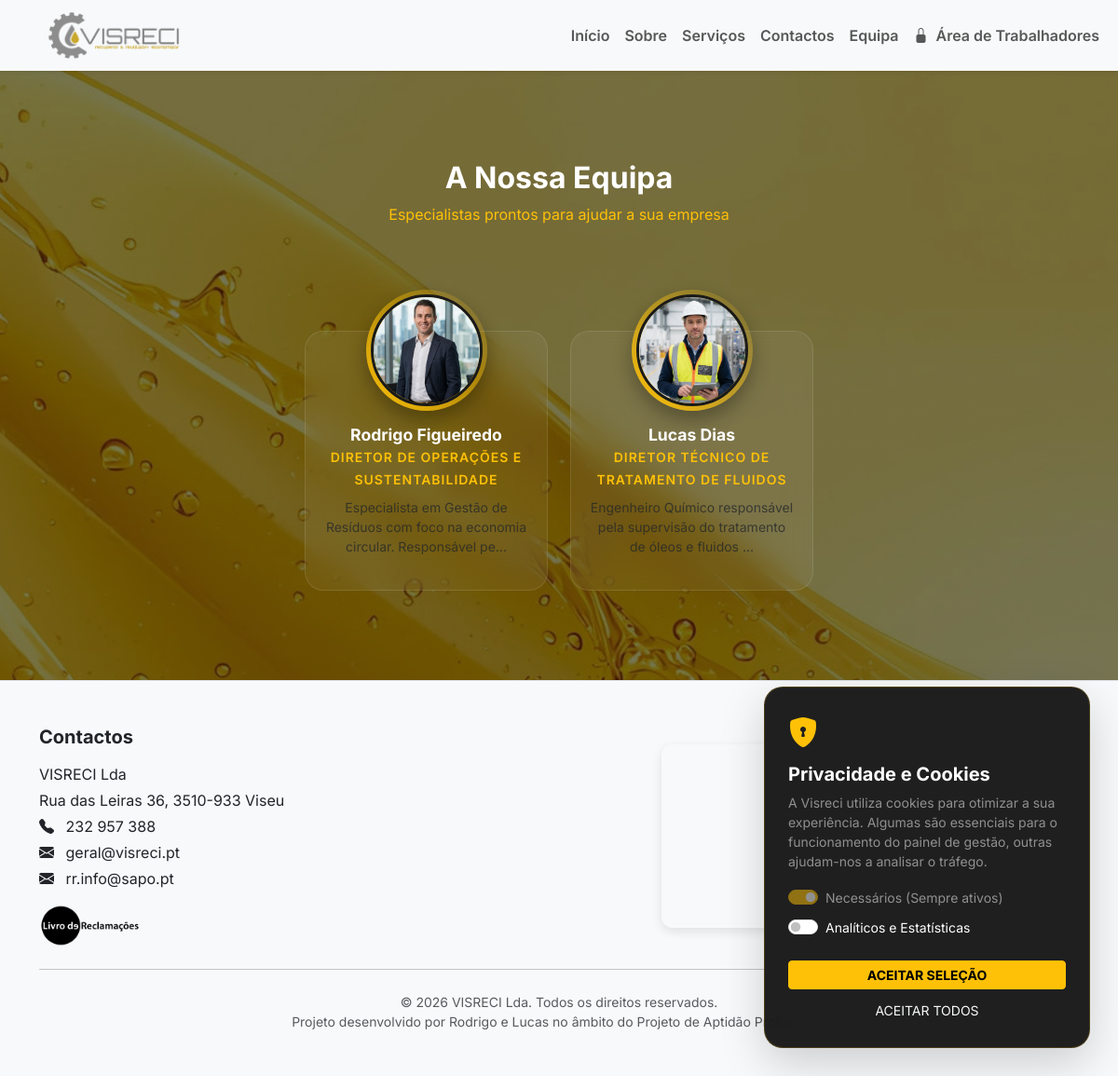
The app's page /equipa with its own data.
### tables this page shows
CREATE TABLE equipa (id INTEGER PRIMARY KEY AUTOINCREMENT, nome TEXT, cargo TEXT, descricao TEXT, foto TEXT, ativo INTEGER DEFAULT 1, cargo_en TEXT, descricao_en TEXT);

### app.py (the view)
@app.route("/equipa")
def equipa():
    conn = get_connection()
    equipa_lista = conn.execute("SELECT * FROM equipa WHERE ativo = 1 ORDER BY id ASC").fetchall()
    conn.close()
    return render_template("equipa.html", equipa=equipa_lista)

### app.py (called while the page is built)
def get_connection():
    conn = sqlite3.connect("app.db", timeout=30)
    conn.row_factory = sqlite3.Row
    return conn

@app.context_processor
def inject_translations():
    lang = session.get('lang', 'pt')
    return {
        'lang': lang,
        't': TRANSLATIONS.get(lang, TRANSLATIONS['pt'])
    }

### templates/equipa.html
{% extends "menu.html" %}
{% block content %}
<section class="py-5 mt-5">
    <div class="container">
        <div class="text-center mb-5">
            <h2 class="fw-bold text-white">A Nossa Equipa</h2>
            <p class="text-warning">Especialistas prontos para ajudar a sua empresa</p>
        </div>
        <div class="row g-4 justify-content-center">
            {% for m in equipa %}
            <div class="col-lg-3 col-md-4 col-sm-6">
                <div class="team-card">
                    <div class="team-img-container">
                        {% if m['foto'] %}
                        <img src="{{ m['foto'] }}" alt="{{ m['nome'] }}">
                        {% else %}
                        <img src="/static/IMG/default-user.png" alt="Membro">
                        {% endif %}
                    </div>
                    <div class="team-info">
                        <h5 class="fw-bold m-0">{{ m['nome'] }}</h5>
                        <small class="text-warning text-uppercase">{{ m['cargo'] }}</small>
                        <p class="mt-2 text-muted small">{{ m['descricao'][:80] }}...</p>
                    </div>
                </div>
            </div>
            {% endfor %}
        </div>
    </div>
</section>
{% endblock %}

### CSS/style.css (style rules this page uses)
:root { --vis-accent: #ffc107; --vis-accent-hover: #e0a800; --vis-text: #f9fafb; --vis-muted: rgba(255, 255, 255, .72); --vis-glass: rgba(255, 255, 255, .12); --vis-glass-2: rgba(255, 255, 255, .08); --vis-glass-border: rgba(255, 255, 255, .18); --vis-shadow: 0 20px 60px rgba(0, 0, 0, .35); --vis-shadow-soft: 0 10px 30px rgba(0, 0, 0, .20); }
body { margin: 0; padding: 0; font-family: 'Inter', sans-serif; min-height: 100vh; background: none; }
body::before { content: ""; position: fixed; inset: 0; z-index: -1; background: linear-gradient(rgba(0, 0, 0, 0.25), rgba(0, 0, 0, 0.25)), url('../IMG/fundo.jpg') no-repeat center center; background-size: cover; backdrop-filter: blur(1.5px); -webkit-backdrop-filter: blur(1.5px); background-attachment: scroll; }
section { scroll-margin-top: 100px; }
.team-img-container { width: 130px; height: 130px; margin: -65px auto 15px; border-radius: 50%; padding: 5px; background: linear-gradient(45deg, #ffc107, transparent); box-shadow: 0 10px 20px rgba(0,0,0,0.3); }
.team-img-container img { width: 100%; height: 100%; border-radius: 50%; object-fit: cover; border: 3px solid #1a1a1a; }
.team-card { background: rgba(255, 255, 255, 0.05); backdrop-filter: blur(15px); border: 1px solid rgba(255, 255, 255, 0.1); border-radius: 20px; padding: 20px; margin-top: 65px; text-align: center; transition: all 0.4s ease; }
.team-info h5 { color: #fff; font-size: 1.1rem; }
.team-info small { letter-spacing: 1px; font-weight: 600; }

### templates/menu.html (style rules this page uses)
html, body { height: 100%; }
body { display: flex; flex-direction: column; }

### records on screen
equipa: foto (picture), nome "Rodrigo Figueiredo", cargo "DIRETOR DE OPERAÇÕES E SUSTENTABILIDADE", descricao "Especialista em Gestão de Resíduos com foco na economia circular. Responsável pe"
equipa: foto (picture), nome "Lucas Dias", cargo "DIRETOR TÉCNICO DE TRATAMENTO DE FLUIDOS", descricao "Engenheiro Químico responsável pela supervisão do tratamento de óleos e fluidos"
